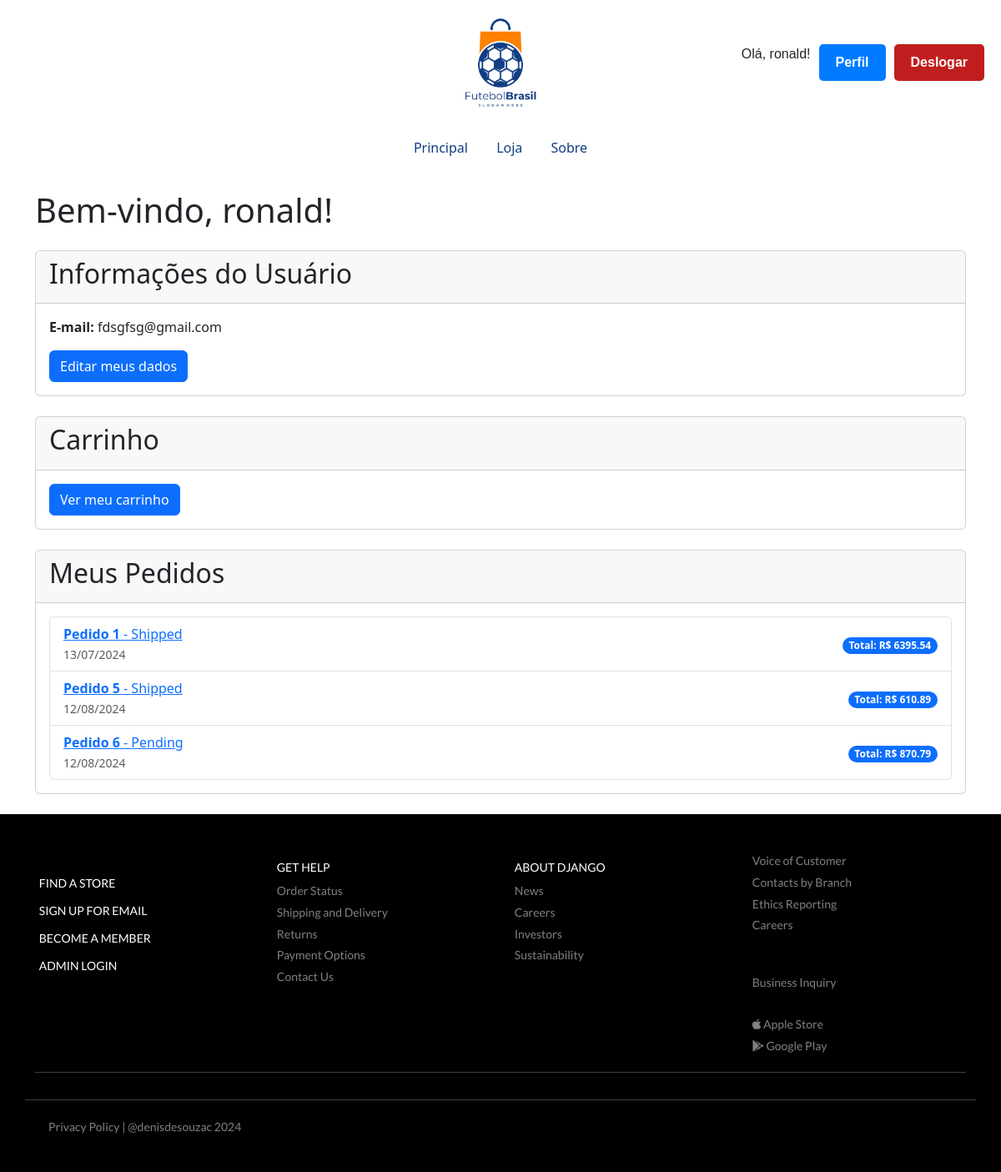
Page /perfil/ (signed in) on the committed database.
### store/models.py (models this page shows, shortened)
class Order(models.Model):
    order_date = models.DateTimeField(auto_now_add=True)
    status = models.CharField(max_length=20, choices=[('pending', 'Pending'), ('shipped', 'Shipped'), ('delivered', 'Delivered'), ('cancelled', 'Cancelled')])
    client = models.ForeignKey(Client, on_delete=models.CASCADE, related_name='orders')
    delivery_address = models.CharField(max_length=200, blank=True)
    def get_total_price(self):
        return sum(item.total_price for item in self.order_items.all())

class OrderItem(models.Model):
    order = models.ForeignKey(Order, on_delete=models.CASCADE, related_name='order_items')
    product = models.ForeignKey(Product, on_delete=models.CASCADE, related_name='order_items')
    quantity = models.IntegerField(default=1)
    unit_price = models.DecimalField(max_digits=10, decimal_places=2, default=0.00)
    total_price = models.DecimalField(max_digits=10, decimal_places=2, default=0.00)

### store/views.py (the view)
# urls.py: path('perfil/', views.perfil_view, name='perfil'),
@login_required
def perfil_view(request):
    user = request.user
    orders = Order.objects.filter(client=user.client)
    return render(request, 'perfil.html', {
        'user': user,
        'orders': orders
    })

### store/templates/perfil.html (shortened to what this page needs)
{% extends "base.html" %}
{% block conteudo %}
    <div class="container mt-4">
        <h1 class="mb-4">Bem-vindo, {{ user.first_name }}!</h1>
        <div class="card mb-4">
            <div class="card-header">
                <h2>Informações do Usuário</h2>
            </div>
            <div class="card-body">
                <p><strong>E-mail:</strong> {{ user.email }}</p>
                <a href="{% url 'editar_conta' %}" class="btn btn-primary">Editar meus dados</a>
            </div>
        </div>
        <div class="card mb-4">
            <div class="card-header">
                <h2>Carrinho</h2>
            </div>
            <div class="card-body">
                <a href="{% url 'carrinho' %}" class="btn btn-primary">Ver meu carrinho</a>
            </div>
        </div>
        <div class="card mb-4">
            <div class="card-header">
                <h2>Meus Pedidos</h2>
            </div>
            <div class="card-body">
                {% if orders %}
                    <ul class="list-group">
                        {% for order in orders %}
                            <li class="list-group-item d-flex justify-content-between align-items-center">
                                <div>
                                    <a href="{% url 'order_detail' order.id %}">
                                        <strong>Pedido {{ order.id }}</strong> - {{ order.get_status_display }}
                                    </a>
                                    <br>
                                    <small class="text-muted">{{ order.order_date|date:"d/m/Y" }}</small>
                                </div>
                                <div>
                                    <span class="badge bg-primary rounded-pill">
                                        Total: R$ {{ order.get_total_price }}
                                    </span>
                                </div>
                            </li>
                        {% endfor %}
                    </ul>
                {% else %}
                    <p>Você ainda não fez nenhum pedido.</p>
                {% endif %}
            </div>
        </div>
    </div>
{% endblock %}

### store/templates/header.html (shortened to what this page needs)
<!DOCTYPE html>
<html lang="pt-br">
<head>
    {% load static %}
    <link rel="stylesheet" href="{% static 'style.css' %}">
</head>
<body>
    <header>
        <img src="/media/logo.jpg" alt="">
        <div class="botao-container">
            {% if user.is_authenticated %}
                <span class="nome-usuario">Olá, {{ user.first_name }}!</span>
                <a href="{% url 'perfil' %}" class="botao logar">Perfil</a>
                <a href="{% url 'logout' %}" class="botao deslogar">Deslogar</a>
            {% else %}
            <a href="{% url 'login' %}" class="botao logar">Logar</a>
            <a href="{% url 'signup' %}" class="botao cadastre-se">Cadastre-se</a>
            {% endif %}
        </div>
    </header>
</body>
</html>

### staticfiles/style.css (style rules this page uses)
header { font-family: Arial, sans-serif; display: flex; justify-content: center; align-items: center; height: 150px; background-color: #ffffff; margin: 0; position: relative; }
header img { height: 150px; width: 150px; }
.botao-container { position: absolute; right: 20px; top: 50%; transform: translateY(-50%); display: flex; gap: 10px; }
.botao { padding: 6px 12px; font-size: 16px; border: none; border-radius: 5px; cursor: pointer; transition: background-color 0.3s ease; }
.logar { background-color: #4CAF50; color: white; }
.deslogar { background-color: #c01e1e; color: white; }
ul { list-style-type: none; padding: 0; margin: 0; }
.botao { padding: 10px 20px; border: none; border-radius: 5px; color: #fff; text-align: center; cursor: pointer; text-decoration: none; font-weight: bold; }
.botao.logar { background-color: #007bff; }
.btn-primary { background-color: #007bff; border-color: #007bff; color: #fff; }

### rows in the picture
Order: id "1", status "Shipped", order_date "13/07/2024", get_total_price "6395.54"
Order: id "5", status "Shipped", order_date "12/08/2024", get_total_price "610.89"
Order: id "6", status "Pending", order_date "12/08/2024", get_total_price "870.79"

### other values in the picture
{{ user.first_name }} "ronald"
{{ user.email }} "fdsgfsg@gmail.com"
